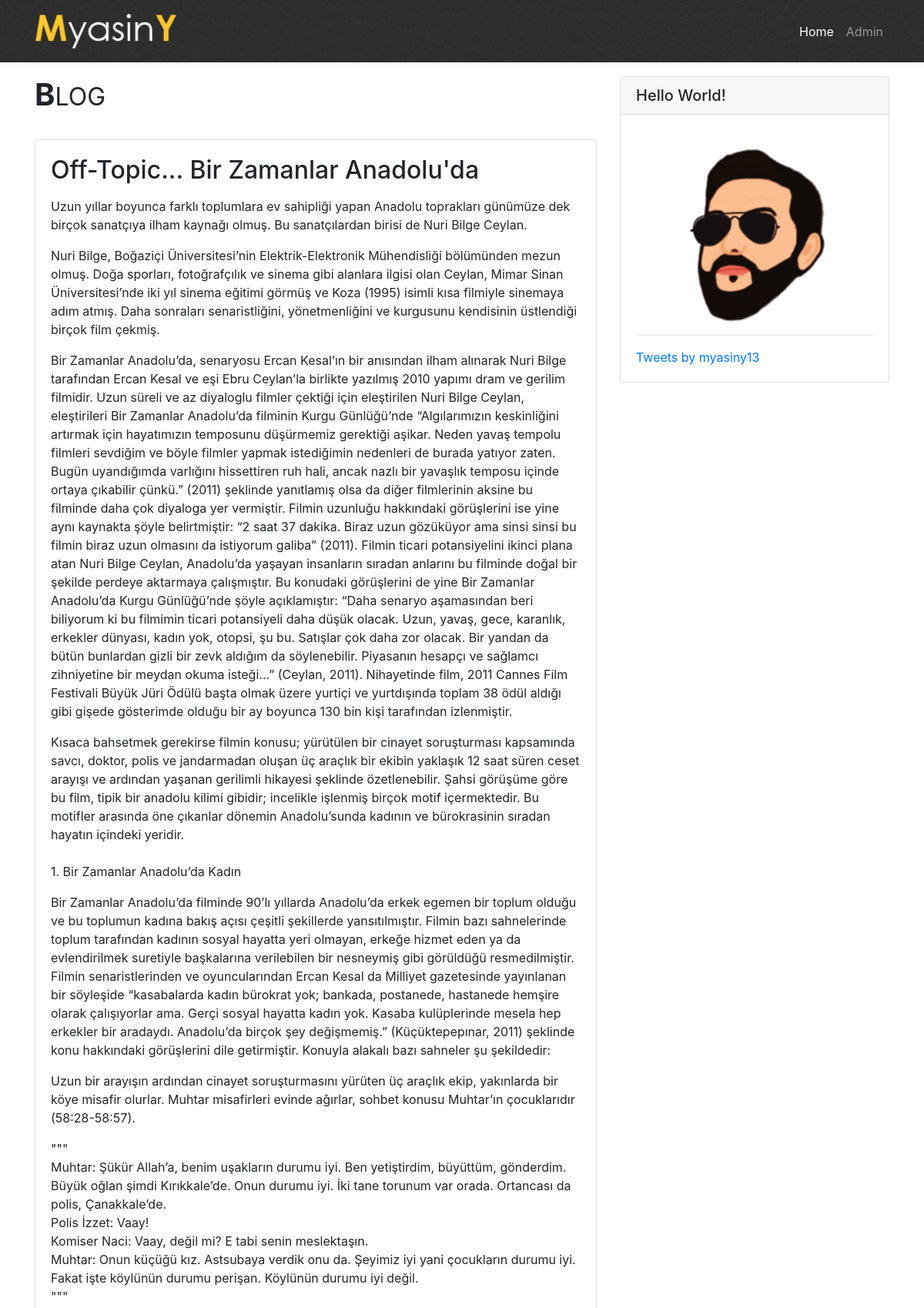
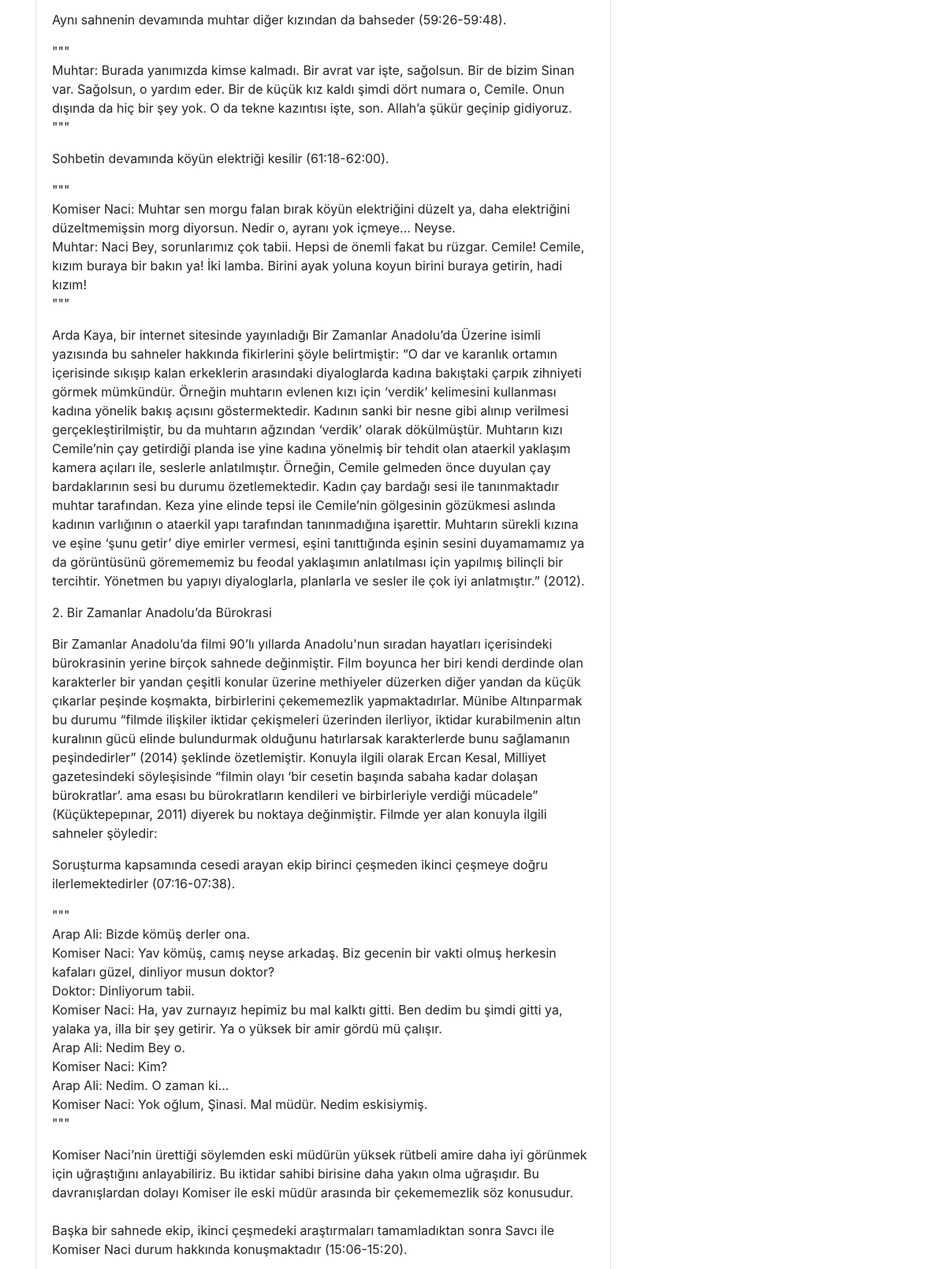
The page /blog/9/ (upper part) on the database its author committed (2 pictures, top to bottom).
### myblog/models.py (models this page shows, shortened)
class Post(models.Model):
    title = models.CharField(blank=False, max_length=100)
    body = models.TextField(blank=False)
    date = models.DateField(default=datetime.now)

### myblog/views.py (the view)
# urls.py: path('<post_id>/', views.detail, name='detail')
def detail(request, post_id):
    try:
        post = Post.objects.get(id=post_id)
    except Post.DoesNotExist:
        raise Http404("Sorry :(")
    return render(request, "detail.html", {'result': post})

### templates/detail.html (shortened to what this page needs)
{% extends 'base.html' %}
{% load static %}
{% block content %}
    <div class="a2a_kit a2a_kit_size_32 a2a_default_style paylas">
    </div>
    <div class="card mb-4">
        <div class="card-body">
            <h2 class="card-title">{{ result.title }}</h2>
            {% autoescape off %}
                <p class="card-text">{{ result.body|linebreaks }}</p>
            {% endautoescape %}
        </div>
    </div>
{% endblock %}

### static/css/base.css (style rules this page uses)
body { padding-top: 75px; }
.paylas { padding: 5px; }

### rows shown on the page
Post: title "Off-Topic... Bir Zamanlar Anadolu'da", body "Uzun yıllar boyunca farklı toplumlara ev sahipliği yapan Anadolu toprakları günümüze dek birçok sanatçıya ilham kaynağı olmuş. Bu sanatçılardan birisi de Nuri Bilge Ceylan. Nuri Bilge, Boğaziçi Üniversitesi’nin Elektrik-Elektronik Mühendisliği bölümünden mezun olmuş. Doğa sporları, fotoğrafçılık ve sinema gibi alanlara ilgisi olan Ceylan, Mimar Sinan Üniversitesi’nde iki yıl sinema eğitimi görmüş ve Koza (1995) isimli kısa filmiyle sinemaya adım atmış. Daha sonraları senaristliğini, yönetmenliğini ve kurgusunu kendisinin üstlendiği birçok film çekmiş. Bir Zamanlar Anadolu’da, senaryosu Ercan Kesal’ın bir anısından ilham alınarak Nuri Bilge tarafından Ercan Kesal ve eşi Ebru Ceylan’la…"
